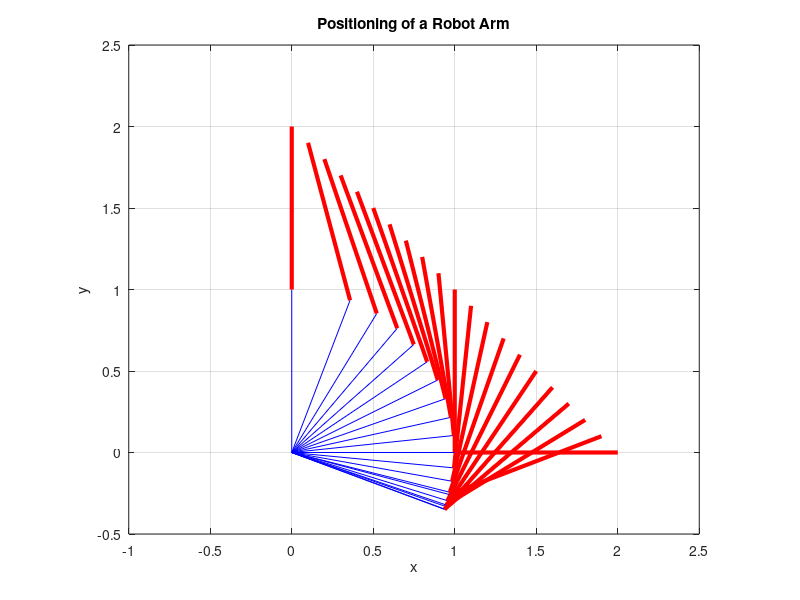
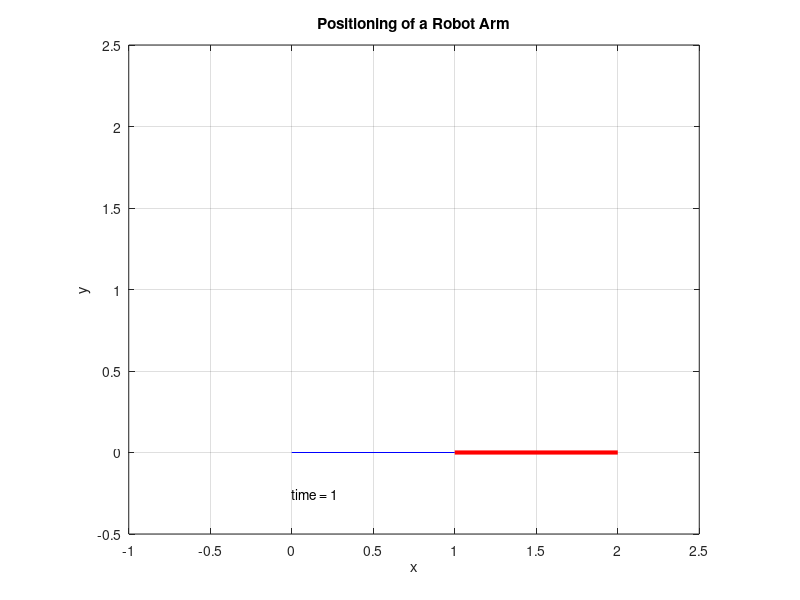

Reproduce these figures in MATLAB, in order.
clear all, close all, clc
disp('Positioning of a Robot Arm:')
tol = 0.00001;
max_it = 50;
d1 = 1;
d2 = 1;
n = 21;
t = linspace(0,1,n); % t = time
Px = 2*t; % Px = x coordinate of robot arm tip
Py = -2*t+2; % Py = y coordinate of robot arm tip
ALPHA = zeros(1,n);
BETA = zeros(1,n);
angles = [0.5, 0.5]'; % Initial guess
for i = 1:1:n
iter = 1;
while (iter <= max_it)
alpha = angles(1);
beta = angles(2);
f = [ (d1*cos(alpha)+d2*cos(alpha+beta)-Px(i))
(d1*sin(alpha)+d2*sin(alpha+beta)-Py(i)) ];
J = [ (-d1*sin(alpha)-d2*sin(alpha+beta)) (-d2*sin(alpha+beta))
( d1*cos(alpha)+d2*cos(alpha+beta)) ( d2*cos(alpha+beta)) ];
angles_new = angles -J\f;
err = norm(angles_new - angles);
if err <= tol
angles_next = angles_new;
break
else
angles = angles_new;
end
iter = iter + 1;
end
if (iter > max_it), error('Newton method did not converge'); end
angles = mod(angles_next,2*pi);
ALPHA(i) = angles(1);
BETA(i) = angles(2);
end
RESULT_t_alpha_beta = [t' ALPHA' BETA']
x0 = zeros(n);
y0 = zeros(n);
x1 = d1*cos(ALPHA);
y1 = d1*sin(ALPHA);
x2 = x1+d2*cos(ALPHA+BETA);
y2 = y1+d2*sin(ALPHA+BETA);
figure(1)
i = 1;
plot([x0(i) x1(i)],[y0(i) y1(i)],'b-', [x1(i) x2(i)],[y1(i)
y2(i)],'r-','linewidth',3), hold on
grid on, axis equal, xlabel('x'), ylabel('y'),
title('Positioning of a Robot Arm'), axis([-1 2.5 -0.5 2.5])
pause(0.5)
for i=2:n
plot([x0(i) x1(i)],[y0(i) y1(i)],'b-', [x1(i) x2(i)],[y1(i)
y2(i)],'r-','linewidth',3)
pause(0.25)
end
hold off
figure(2)
for i=1:n
text_plot = ['time = ',num2str(t(i))];
plot([x0(i) x1(i)],[y0(i) y1(i)],'b-', [x1(i) x2(i)],[y1(i)
y2(i)],'r-','linewidth',3)
grid on, axis equal, xlabel('x'), ylabel('y'),
title('Positioning of a Robot Arm'), axis([-1 2.5 -0.5 2.5])
text(0,-0.25,text_plot);
pause(0.25)
end
hold off
